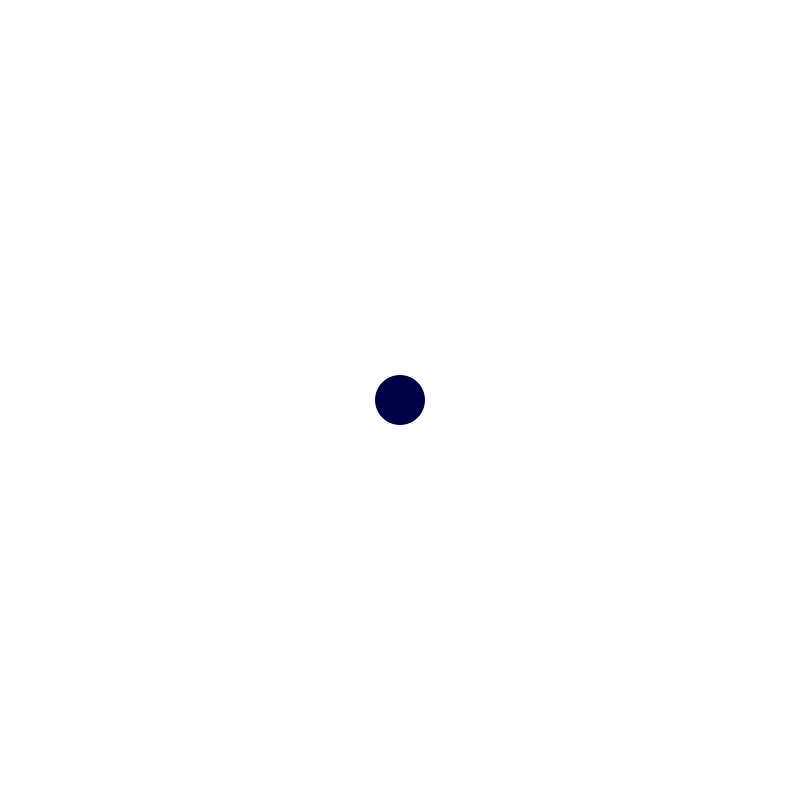
Frame 1 (no input)
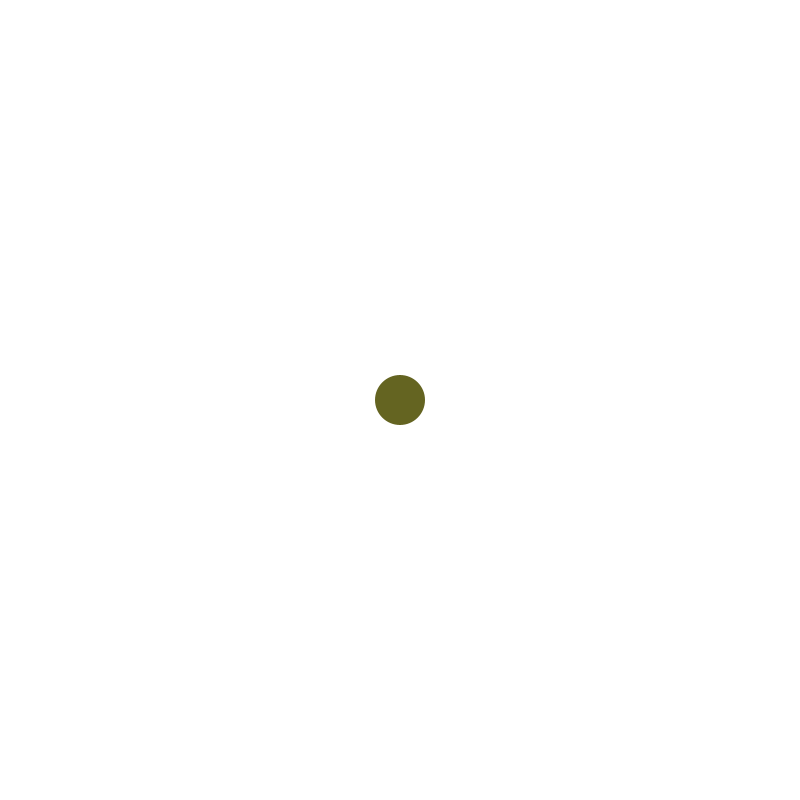
Frame 60 (the mouse pressed at the canvas centre just before this capture)
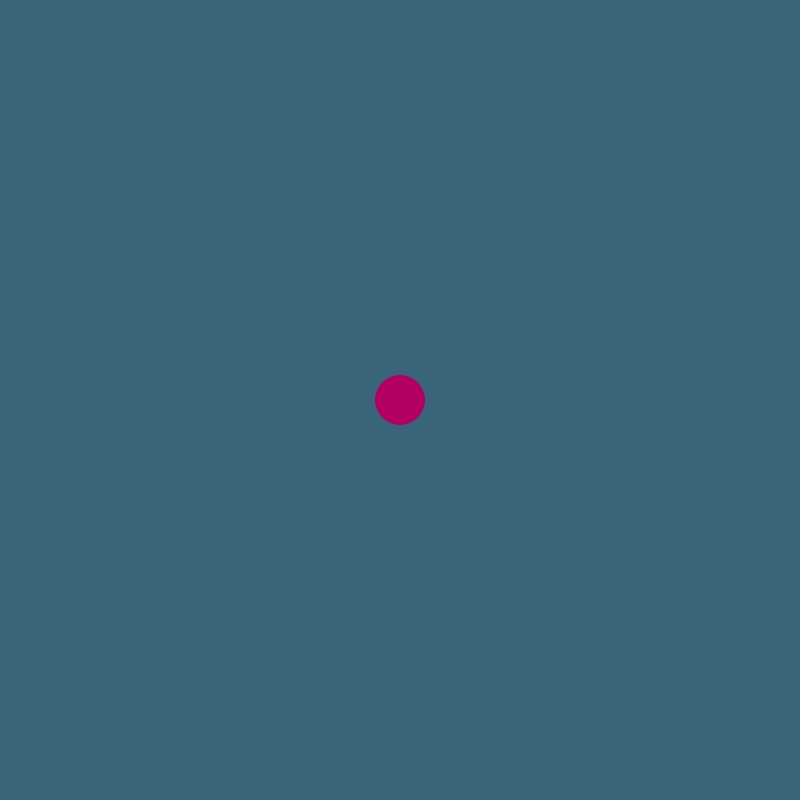
Frame 120 (the mouse held since frame 60 and released just before this capture)

The Processing sketch that drew these frames (run headless with seeded random() and noise(); from frame 60 on, the mouse is pressed at the canvas centre):

// Processing sketch: Distance_Proximity_Color_Change
// ── Distance_Proximity_Color_Change.pde
float xPos, yPos;
int size = 50;

float r;
float g;
float b;
int m;
int n;





void setup() {

  size (800, 800);
  noStroke();
  xPos = width/2;
  yPos = height/2;

}

void draw() {

  r = random(0, 255);
  g = random(5, 250);
  b = random(2, 253);

  if (caldis(xPos, yPos) < size/2)
  {
    frameRate(10);
    background(r, g, b);
  } else {
    background(255);
  }

  fill(m,n,g);
  m = int(map(mouseX,0,width,100,255));
  n = int(map(0,mouseY,width,100,255));
  
  ellipse(xPos, yPos, size, size);
  println(caldis(xPos, yPos));
}

float caldis(float x, float y) {

  float dis;

  dis = sqrt(sq(x-mouseX)+sq(y-mouseY));

  return dis;
}
